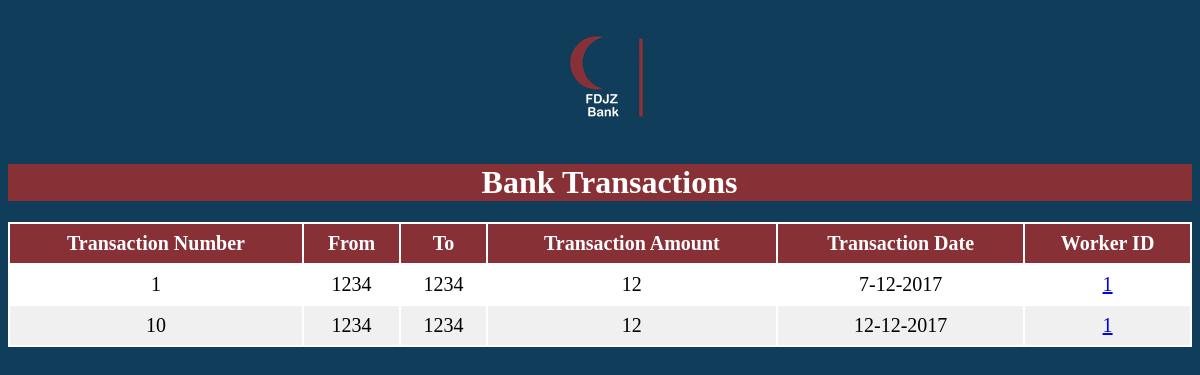
The app's page /Worker/php/ViewSpecificTransaction.php?id=5 with its own data.
### tables this page shows
CREATE TABLE `TRANSACTIONS` (
  `TransactionID` int(11) NOT NULL,
  `FromAccount` int(11) NOT NULL,
  `ToAccount` int(11) NOT NULL,
  `Amount` float DEFAULT NULL,
  `TransactionDate` varchar(50) DEFAULT NULL,
  `WorkerID` int(11) NOT NULL
);

### Worker/ClassesGedida/dbconnect.php (called while the page is built, shortened)
<?php
  class dbconnect
  {
      private $servername;
      private $username;
      private $password;
      private $db;
      private $con;
      function __construct()
      {
          $this->servername = "localhost";
          $this->username = "root";
          $this->password = "";
          $this->db = "FDJZ";
          $this->con = $this->Connect();
      }
      function connect()
      {
          $this->con = mysqli_connect($this->servername, $this->username, $this->password, $this->db);
          if ($this -> con ->connect_error)
          {
              die("Failed to connect: " .$this->con->connect_error);
          }
          else
          {
              return $this->con;
          }
      }
      function executesql($sql)
      {
        $result = mysqli_query($this->con, $sql);
        if($result == TRUE)
              {
          return $result;
        }
        else
              {
          echo "Error executing SQL statement: " .$this->con->error;
        }
      }
  }
?>

### Worker/ClassesGedida/Transactions.php (the view, shortened to what this page needs)
<?php
require_once "../ClassesGedida/dbconnect.php";
  class Transactions
  {
      function viewTransactionsBySpecificCustomer($id){
      			$db = new dbconnect;
      			$db->connect();
      			$sql = "SELECT * FROM `TRANSACTIONS`, bank_accounts
      							WHERE  bank_accounts.UserID = '$id'
      							AND FromAccount = bank_accounts.AccountNumber
      							";
      			$result = $db->executesql($sql);
      			foreach($result as $row){
      					echo'<tr>';
      					echo'<td>'.$row['TransactionID'].'</td>';
      					echo'<td>'.$row['FromAccount'].'</td>';
      					echo'<td>'.$row['ToAccount'].'</td>';
      					echo'<td>'.$row['Amount'].'</td>';
      					echo'<td>'.$row['TransactionDate'].'</td>';
      					echo'<td><a href="WorkerReportFromTransaction.php?id='.$row['WorkerID'].'">'.$row['WorkerID'].'</a></td>';
      					echo'</tr>';
      			}
	  }
    }
?>

### Worker/php/ViewSpecificTransaction.php (shortened to what this page needs)
<!DOCTYPE html>
<html>
    <head>
        <link rel="stylesheet" type="text/css" href="../css/ViewTransaction.css">
    </head>
<body>
    <div class="logo">
        <h1><a href="<?php echo $href; ?>" id="logoposition"><img  src="../img/WorkerLogo.png" alt="" /></a></h1>
    </div>
    <div id="title">
        <h1 id="x">Bank Transactions</h1>
    </div>
    <div class="tableback">
        <table class="transactiontable" style="overflow-x:auto;" width="100%">
            <thead>
                <tr>
				            <th>Transaction Number</th>
                    <th>From</th>
                    <th>To</th>
                    <th>Transaction Amount</th>
					          <th>Transaction Date</th>
					          <th>Worker ID </th>
                </tr>
            </thead>
            <tbody>
              <?php
              	require("../ClassesGedida/Transactions.php") ;
                $id = $_GET["id"];
              	$Transaction = new Transactions;
              	$num = $Transaction->viewTransactionsBySpecificCustomer($id);
          	   ?>
            </tbody>
        </table>
    </div>
</body>
</html>

### Worker/css/ViewTransaction.css (style rules this page uses)
body { background-color: #103D59; }
#title { color:white; background-color:#873036; }
#x { margin-left:40%; }
.tableback { background-color:#FFFFFF; color:black; font-size:20px; text-align:center; }
th, td { text-align: center; padding: 8px; }
tr:nth-child(even) { background-color: #F0F0F0; color:black; }
th { background-color: #873036; color: white; }
#logoposition { margin-left: 42%; }

### records on screen
transactions: TransactionID "1", FromAccount "1234", ToAccount "1234", Amount "12", TransactionDate "7-12-2017", WorkerID "1"
transactions: TransactionID "10", FromAccount "1234", ToAccount "1234", Amount "12", TransactionDate "12-12-2017", WorkerID "1"
